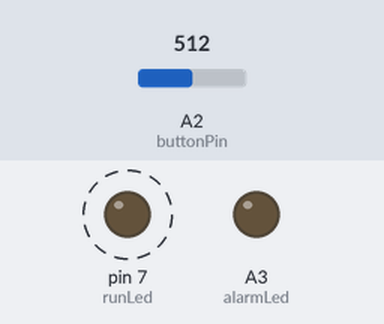
A sketch run on a simulated Arduino Uno, built with avr-gcc and run on an emulated ATmega328P. On the bench: output pins drawn as LEDs (lit = HIGH). Dashed ring = blinking. The inputs (shaded band) are chosen by the test bench; at power-on: A2 (buttonPin) = 512. What the sketch prints to the serial monitor is not drawn.

Above: at 1.2 s.
1.3 s: A2 (buttonPin) set to 84
3.5 s: A2 (buttonPin) set to 76
At 4.8 s:
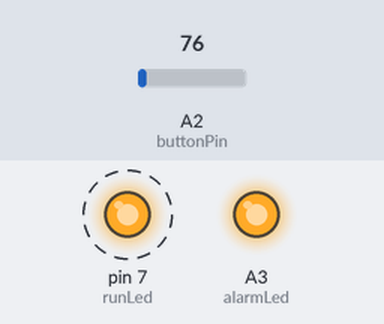
7.6 s: A2 (buttonPin) set to 122
At 8.8 s:
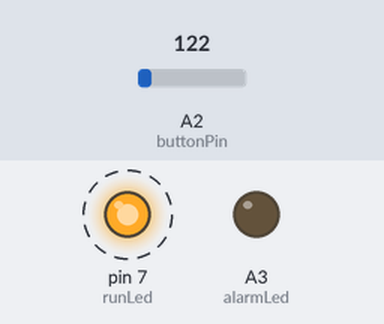
11.7 s: A2 (buttonPin) set to 70
At 13.8 s:
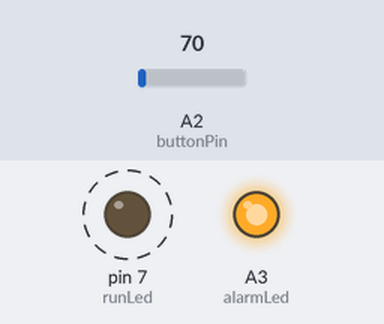
Timing chart, 0 to 16.8 s (numbered marks = the images above; inputs shaded):
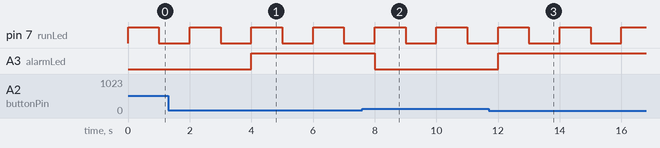

Measured:
- the behaviour switches between 81 and 80 on A2 (buttonPin) (found by bisection; images 0 and 1)
- after the input at 3.5 s, A3 (alarmLed): LOW → HIGH after 0.50 s
- after the input at 7.6 s, A3 (alarmLed): HIGH → LOW after 0.40 s
- after the input at 11.7 s, A3 (alarmLed): LOW → HIGH after 0.30 s
- by itself, pin 7 (runLed): alternates HIGH for 1.0 s and LOW for 1.0 s

The sketch:

WSN_V_V20.ino
```cpp
/*
_ooOoo_
o8888888o
88" . "88
(| -_- |)
O\  =  /O
____/`---'\____
.'  \\|     |//  `.
/  \\|||  :  |||//  \
/  _||||| -:- |||||-  \
|   | \\\  -  /// |   |
| \_|  ''\---/''  |   |
\  .-\__  `-`  ___/-. /
__`. .'  /--.--\  `. . __
."" '<  `.___\_<|>_/___.'  >'"".
| | :  `- \`.;`\ _ /`;.`/ - ` : | |
\  \ `-.   \_ __\ /__ _/   .-` /  /
======`-.____`-.___\_____/___.-`____.-'======
`=---='
^^^^^^^^^^^^^^^^^^^^^^^^^^^^^^^^^^^^^^^^^^^^^
·ð×æ±£ÓÓ       ÓÀÎÞBUG
*/
#include <util/delay.h>
int add1 = 0x60;//ÐèÒªÐÞ¸ÄÎªÐèÒªµÄµØÖ·
int add2 = 0x37;//ÐèÒªÐÞ¸ÄÎªÐèÒªµÄµØÖ·
int buttonPin = A2;
int alarmLed = A3;
int runLed = 7;
bool led = 0;//ÓÃÀ´ÇÐ»»LEDÁÁÃð
int buttonTemp = 0;
unsigned char hexdata[9] = {};
unsigned char hexsent[9] = {};

void setup()
{

	hexsent[0] = 0xB5;
	hexsent[1] = add1;
	hexsent[2] = add2;
	hexsent[4] = 0xFF;
	hexsent[5] = 0xFF;
	hexsent[6] = 0xFF;
	hexsent[7] = 0xFF;
	hexsent[8] = 0x5B;
	pinMode(buttonPin, INPUT);
	pinMode(alarmLed, OUTPUT);
	pinMode(runLed, OUTPUT);
	Serial.begin(9600);

}

void loop()
{
	buttonTemp = analogRead(buttonPin);
	/*------------------------------------------------------------------------------*/
	led = !led;//LEDÉÁË¸
	if (led == 0)
	{
		digitalWrite(runLed, LOW);
	}
	else
	{
		digitalWrite(runLed, HIGH);
	}
	/*------------------------------------------------------------------------------*/
	if (buttonTemp >  80)
	{
		digitalWrite(alarmLed, LOW);
		hexsent[3] = 0x01;
		for (int k = 0; k<9; k++) Serial.write(hexsent[k]);
	}
	else
	{
		hexsent[3] = 0xFF;
		digitalWrite(alarmLed, HIGH);
	}


	while (Serial.available() > 0)
	{
		for (int i = 0; i<9; i++) hexdata[i] = char(Serial.read());
		delay(3);
	}
	delay(1000);

	if (hexdata[0] == 0xA5 && hexdata[8] == 0x5A)//¼ì²éÊý¾Ý°üÍ·ÓëÊý¾Ý°üÎ²
	{
		if (hexdata[1] == add1&&hexdata[2] == add2 || hexdata[1] == 0x00 && hexdata[2] == 0x00)//¼ì²é±¨ÎÄµÚ¶þÎ»ÊÇ·ñÎª¹ã²¥µØÖ·»òÊýÂë¹Ü¹¦ÄÜµØÖ·£¬ÐèÐÞ¸Ä
		{
			if (hexdata[3] == 0xFF && hexdata[4] == 0xFF && hexdata[5] == 0xFF && hexdata[6] == 0xFF && hexdata[7] == 0xFF)
			{
				for (int k = 0; k<9; k++) Serial.write(hexsent[k]);
				hexdata[0] = 0xFF;
			}
		}
	}


}
```
